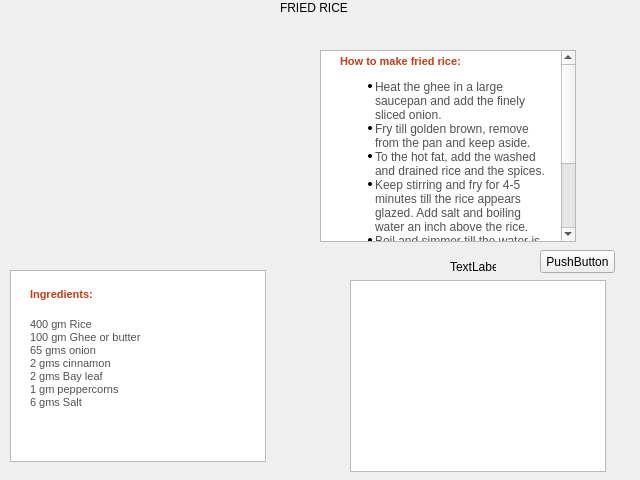
<?xml version="1.0" encoding="UTF-8"?>
<ui version="4.0">
 <class>Rice3</class>
 <widget class="QWidget" name="Rice3">
  <property name="geometry">
   <rect>
    <x>0</x>
    <y>0</y>
    <width>640</width>
    <height>480</height>
   </rect>
  </property>
  <property name="windowTitle">
   <string>Form</string>
  </property>
  <widget class="QPushButton" name="pushButton">
   <property name="geometry">
    <rect>
     <x>540</x>
     <y>250</y>
     <width>75</width>
     <height>23</height>
    </rect>
   </property>
   <property name="text">
    <string>PushButton</string>
   </property>
  </widget>
  <widget class="QLabel" name="label">
   <property name="geometry">
    <rect>
     <x>280</x>
     <y>0</y>
     <width>111</width>
     <height>16</height>
    </rect>
   </property>
   <property name="text">
    <string>FRIED RICE</string>
   </property>
  </widget>
  <widget class="QLabel" name="label_2">
   <property name="geometry">
    <rect>
     <x>10</x>
     <y>40</y>
     <width>241</width>
     <height>221</height>
    </rect>
   </property>
   <property name="text">
    <string/>
   </property>
   <property name="pixmap">
    <pixmap>../../Required Images/frieveg.jpg</pixmap>
   </property>
   <property name="scaledContents">
    <bool>false</bool>
   </property>
  </widget>
  <widget class="QTextBrowser" name="textBrowser">
   <property name="geometry">
    <rect>
     <x>10</x>
     <y>270</y>
     <width>256</width>
     <height>192</height>
    </rect>
   </property>
   <property name="html">
    <string>&lt;!DOCTYPE HTML PUBLIC &quot;-//W3C//DTD HTML 4.0//EN&quot; &quot;http://www.w3.org/TR/REC-html40/strict.dtd&quot;&gt;
&lt;html&gt;&lt;head&gt;&lt;meta name=&quot;qrichtext&quot; content=&quot;1&quot; /&gt;&lt;style type=&quot;text/css&quot;&gt;
p, li { white-space: pre-wrap; }
&lt;/style&gt;&lt;/head&gt;&lt;body style=&quot; font-family:'MS Shell Dlg 2'; font-size:8.25pt; font-weight:400; font-style:normal;&quot;&gt;
&lt;p style=&quot; margin-top:0px; margin-bottom:0px; margin-left:15px; margin-right:5px; -qt-block-indent:0; text-indent:0px; background-color:#ffffff;&quot;&gt;&lt;span style=&quot; font-family:'VERDANA,Arial'; font-size:8pt; font-weight:600; color:#c13e16;&quot;&gt;&lt;br /&gt;Ingredients:&lt;/span&gt;&lt;/p&gt;
&lt;p align=&quot;right&quot; style=&quot;-qt-paragraph-type:empty; margin-top:0px; margin-bottom:0px; margin-left:0px; margin-right:0px; -qt-block-indent:0; text-indent:0px; font-family:'Times New Roman'; font-size:8pt; color:#000000;&quot;&gt;&lt;/p&gt;
&lt;table border=&quot;0&quot; style=&quot; margin-top:0px; margin-bottom:0px; margin-left:0px; margin-right:0px;&quot; align=&quot;right&quot; cellspacing=&quot;2&quot; cellpadding=&quot;0&quot; bgcolor=&quot;#ffffff&quot;&gt;
&lt;tr&gt;
&lt;td&gt;&lt;/td&gt;
&lt;td width=&quot;30&quot;&gt;&lt;/td&gt;&lt;/tr&gt;&lt;/table&gt;
&lt;p style=&quot; margin-top:0px; margin-bottom:0px; margin-left:15px; margin-right:10px; -qt-block-indent:0; text-indent:0px; background-color:#ffffff;&quot;&gt;&lt;span style=&quot; font-family:'verdana,Arial'; font-size:8pt; color:#515151; background-color:#ffffff;&quot;&gt;400 gm Rice&lt;/span&gt;&lt;span style=&quot; font-family:'verdana,Arial'; font-size:8pt; color:#515151;&quot;&gt;&lt;br /&gt;100 gm Ghee or butter&lt;br /&gt;65 gms onion&lt;br /&gt;2 gms cinnamon&lt;br /&gt;2 gms Bay leaf&lt;br /&gt;1 gm peppercorns&lt;br /&gt;6 gms Salt&lt;/span&gt;&lt;/p&gt;&lt;/body&gt;&lt;/html&gt;</string>
   </property>
  </widget>
  <widget class="QTextBrowser" name="textBrowser_2">
   <property name="geometry">
    <rect>
     <x>320</x>
     <y>50</y>
     <width>256</width>
     <height>192</height>
    </rect>
   </property>
   <property name="html">
    <string>&lt;!DOCTYPE HTML PUBLIC &quot;-//W3C//DTD HTML 4.0//EN&quot; &quot;http://www.w3.org/TR/REC-html40/strict.dtd&quot;&gt;
&lt;html&gt;&lt;head&gt;&lt;meta name=&quot;qrichtext&quot; content=&quot;1&quot; /&gt;&lt;style type=&quot;text/css&quot;&gt;
p, li { white-space: pre-wrap; }
&lt;/style&gt;&lt;/head&gt;&lt;body style=&quot; font-family:'MS Shell Dlg 2'; font-size:8.25pt; font-weight:400; font-style:normal;&quot;&gt;
&lt;p style=&quot; margin-top:0px; margin-bottom:0px; margin-left:15px; margin-right:5px; -qt-block-indent:0; text-indent:0px; background-color:#ffffff;&quot;&gt;&lt;span style=&quot; font-family:'VERDANA,Arial'; font-size:8pt; font-weight:600; color:#c13e16; background-color:#ffffff;&quot;&gt;How to make fried rice:&lt;/span&gt;&lt;span style=&quot; font-family:'Times New Roman'; font-size:8pt; color:#000000; background-color:#ffffff;&quot;&gt; &lt;/span&gt;&lt;/p&gt;
&lt;ul style=&quot;margin-top: 0px; margin-bottom: 0px; margin-left: 0px; margin-right: 0px; -qt-list-indent: 1;&quot;&gt;&lt;li style=&quot; font-family:'Verdana,Arial'; font-size:8pt; color:#515151;&quot; style=&quot; margin-top:12px; margin-bottom:0px; margin-left:10px; margin-right:10px; -qt-block-indent:0; text-indent:0px;&quot;&gt;&lt;span style=&quot; font-size:medium;&quot;&gt;Heat the ghee in a large saucepan and add the finely sliced onion.&lt;/span&gt;&lt;/li&gt;
&lt;li style=&quot; font-family:'Verdana,Arial'; font-size:8pt; color:#515151;&quot; style=&quot; margin-top:0px; margin-bottom:0px; margin-left:10px; margin-right:10px; -qt-block-indent:0; text-indent:0px;&quot;&gt;&lt;span style=&quot; font-size:medium;&quot;&gt;Fry till golden brown, remove from the pan and keep aside.&lt;/span&gt;&lt;/li&gt;
&lt;li style=&quot; font-family:'Verdana,Arial'; font-size:8pt; color:#515151;&quot; style=&quot; margin-top:0px; margin-bottom:0px; margin-left:10px; margin-right:10px; -qt-block-indent:0; text-indent:0px;&quot;&gt;&lt;span style=&quot; font-size:medium;&quot;&gt;To the hot fat, add the washed and drained rice and the spices.&lt;/span&gt;&lt;/li&gt;
&lt;li style=&quot; font-family:'Verdana,Arial'; font-size:8pt; color:#515151;&quot; style=&quot; margin-top:0px; margin-bottom:0px; margin-left:10px; margin-right:10px; -qt-block-indent:0; text-indent:0px;&quot;&gt;&lt;span style=&quot; font-size:medium;&quot;&gt;Keep stirring and fry for 4-5 minutes till the rice appears glazed. Add salt and boiling water an inch above the rice.&lt;/span&gt;&lt;/li&gt;
&lt;li style=&quot; font-family:'Verdana,Arial'; font-size:8pt; color:#515151;&quot; style=&quot; margin-top:0px; margin-bottom:0px; margin-left:10px; margin-right:10px; -qt-block-indent:0; text-indent:0px;&quot;&gt;&lt;span style=&quot; font-size:medium;&quot;&gt;Boil and simmer till the water is almost absorbed and then put into a very slow oven at 250 degree and leave for 20-25 minutes till the rice is cooked.&lt;/span&gt;&lt;/li&gt;
&lt;li style=&quot; font-family:'Verdana,Arial'; font-size:8pt; color:#515151;&quot; style=&quot; margin-top:0px; margin-bottom:12px; margin-left:10px; margin-right:10px; -qt-block-indent:0; text-indent:0px;&quot;&gt;&lt;span style=&quot; font-size:medium;&quot;&gt;Serve garnished with fried onions. Hard-boiled eggs cut in slices may also be used as a garnish.&lt;/span&gt;&lt;/li&gt;&lt;/ul&gt;&lt;/body&gt;&lt;/html&gt;</string>
   </property>
  </widget>
  <widget class="QLabel" name="label_4">
   <property name="geometry">
    <rect>
     <x>450</x>
     <y>260</y>
     <width>46</width>
     <height>13</height>
    </rect>
   </property>
   <property name="text">
    <string>TextLabel</string>
   </property>
  </widget>
  <widget class="QTextBrowser" name="textBrowser_3">
   <property name="geometry">
    <rect>
     <x>350</x>
     <y>280</y>
     <width>256</width>
     <height>192</height>
    </rect>
   </property>
  </widget>
 </widget>
 <resources/>
 <connections/>
</ui>
